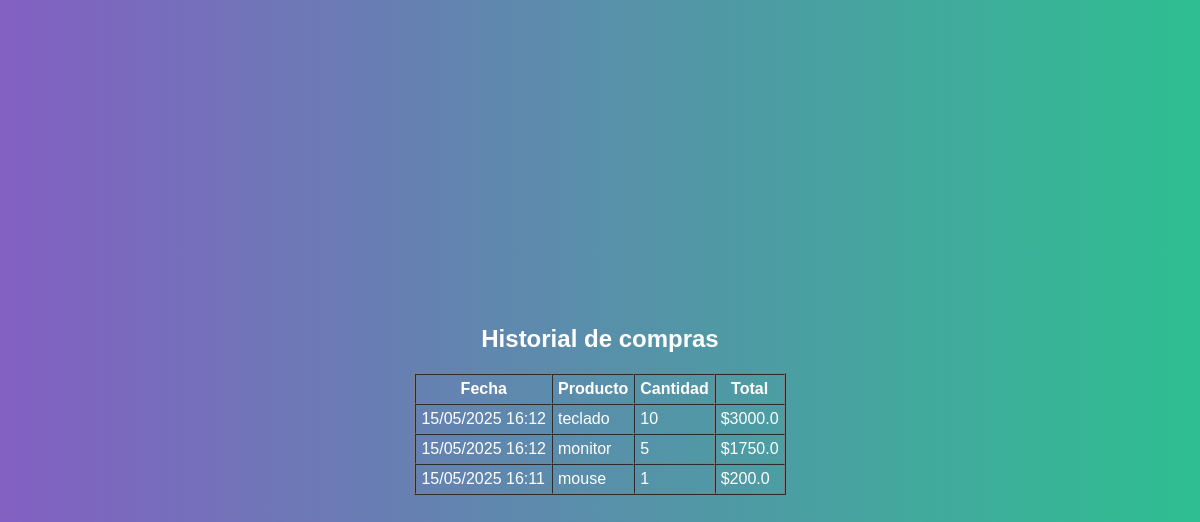
/mis_compras (signed in), run on the app's committed database.
### app/models.py (models this page shows, shortened)
class Venta(db.Model):
    id = db.Column(db.Integer, primary_key=True)
    producto_id = db.Column(db.Integer, db.ForeignKey('producto.id'), nullable=False)
    usuario_id = db.Column(db.Integer, db.ForeignKey('user.id'), nullable=False)
    cantidad = db.Column(db.Integer, nullable=False)
    total = db.Column(db.Float, nullable=False)
    fecha = db.Column(db.DateTime, default=datetime.utcnow)
    producto = db.relationship('Producto', backref='ventas')

class Producto(db.Model):
    id = db.Column(db.Integer, primary_key=True)
    nombre = db.Column(db.String(100), nullable=False)
    descripcion = db.Column(db.String(200))
    precio = db.Column(db.Float, nullable=False)
    costo_proveedor = db.Column(db.Float, nullable=False)
    stock = db.Column(db.Integer, nullable=False)
    stock_maximo = db.Column(db.Integer, nullable=False)
    proveedor_id = db.Column(db.Integer, db.ForeignKey('proveedor.id'), nullable=False)

### app/routes.py (the view)
@main.route('/mis_compras')
@login_required
def mis_compras():
    ventas = Venta.query.filter_by(usuario_id=current_user.id).order_by(Venta.fecha.desc()).all()
    return render_template('mis_compras.html', ventas=ventas)

### app/templates/mis_compras.html (shortened to what this page needs)
{% extends 'base.html' %}
{% block content %}
<h2>Historial de compras</h2>
{% if ventas %}
  <table border="1" cellpadding="5" cellspacing="0">
    <thead>
      <tr>
        <th>Fecha</th>
        <th>Producto</th>
        <th>Cantidad</th>
        <th>Total</th>
      </tr>
    </thead>
    <tbody>
      {% for venta in ventas %}
      <tr>
        <td>{{ venta.fecha.strftime('%d/%m/%Y %H:%M') }}</td>
        <td>{{ venta.producto.nombre }}</td>
        <td>{{ venta.cantidad }}</td>
        <td>${{ venta.total }}</td>
      </tr>
      {% endfor %}
    </tbody>
  </table>
{% else %}
  <p>No has realizado compras aún.</p>
{% endif %}
{% endblock %}

### app/static/styles.css (style rules this page uses)
body { margin: 0; padding: 0; font-family: 'Arial', sans-serif; background: linear-gradient(to right, #8360c3, #2ebf91); color: #fff; min-height: 100vh; display: flex; flex-direction: column; align-items: center; justify-content: center; }

### data on the page
Venta: fecha "15/05/2025 16:12", producto.nombre "teclado", cantidad "10", total "3000.0"
Venta: fecha "15/05/2025 16:12", producto.nombre "monitor", cantidad "5", total "1750.0"
Venta: fecha "15/05/2025 16:11", producto.nombre "mouse", cantidad "1", total "200.0"
